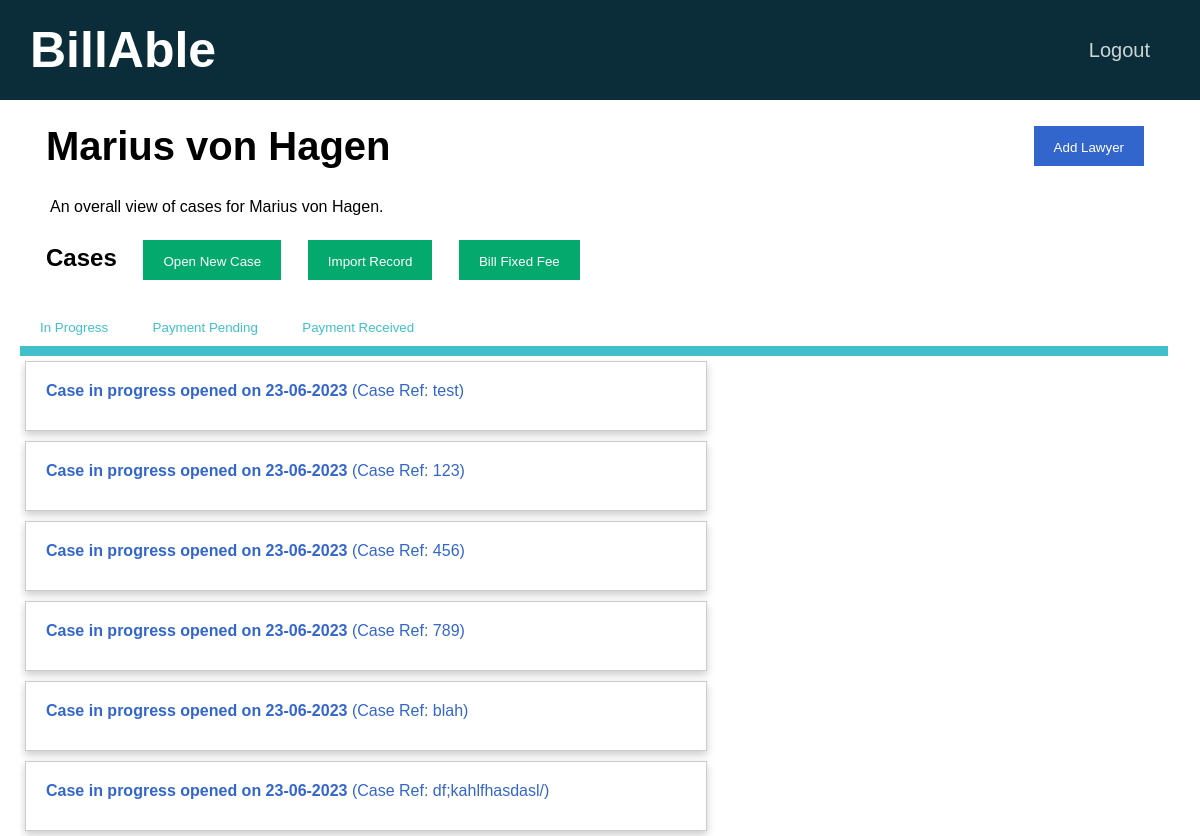
The page /clients/1 (signed in) on the database its author committed.
### tables this page shows
CREATE TABLE clients(id INTEGER PRIMARY KEY AUTOINCREMENT NOT NULL, name TEXT NOT NULL, email TEXT NOT NULL, in_progress INTEGER NOT NULL DEFAULT 0, payment_pending INTEGER NOT NULL DEFAULT 0, payment_received INTEGER NOT NULL DEFAULT 0, firm INTEGER NOT NULL DEFAULT 1);

CREATE TABLE timesheets(id INTEGER PRIMARY KEY AUTOINCREMENT NOT NULL, client_id INTEGER NOT NULL, status INTEGER NOT NULL, created DATETIME NOT NULL, firm INTEGER NOT NULL DEFAULT 1, invoice_generated DATETIME, invoice_paid DATETIME, case_ref_no BLOB NOT NULL, FOREIGN KEY (client_id) REFERENCES clients(id), FOREIGN KEY (status) REFERENCES status_list(id));

### app.py (the view)
@app.route("/clients/<id>", methods=["GET"])
@login_required
def client(id):
    connection = sqlite3.connect("database.db")
    connection.row_factory = sqlite3.Row
    cursor = connection.cursor()
    user_id = session["user_id"]
    user_firm = cursor.execute("SELECT firm FROM users WHERE id = ?", [user_id]).fetchone()["firm"]
    rel = cursor.execute("SELECT * FROM users_clients WHERE user_id = ? AND client_id = ?", [user_id, id]).fetchall()
    if len(rel) != 0:
        client_info = cursor.execute("SELECT * FROM clients WHERE id = ?", [id]).fetchone()
        client = {}
        client["name"] = client_info["name"]
        client["id"] = client_info["id"]
        client["email"] = client_info["email"]
        in_progress_rows = cursor.execute("SELECT * FROM timesheets WHERE client_id = ? AND status = 1", [client_info["id"]]).fetchall()
        in_progress_timesheets = []
        for row in in_progress_rows:
            in_progress_timesheet = {}
            in_progress_timesheet["id"] = row["id"]
            in_progress_timesheet["created"] = row["created"]
            in_progress_timesheet["caseref"] = row["case_ref_no"]
            in_progress_timesheets.append(in_progress_timesheet)
        payment_pending_rows = cursor.execute("SELECT * FROM timesheets WHERE client_id = ? AND status = 2", [client_info["id"]]).fetchall()
        payment_pending_timesheets = []
        for row in payment_pending_rows:
            payment_pending_timesheet = {}
            payment_pending_timesheet["id"] = row["id"]
            payment_pending_timesheet["invoice_generated"] = row["invoice_generated"]
            payment_pending_timesheet["caseref"] = row["case_ref_no"]
            payment_pending_timesheets.append(payment_pending_timesheet)
        payment_received_rows = cursor.execute("SELECT * FROM timesheets WHERE client_id = ? AND status = 3", [client_info["id"]]).fetchall()
        payment_received_timesheets = []
        for row in payment_received_rows:
            payment_received_timesheet = {}
            payment_received_timesheet["id"] = row["id"]
            payment_received_timesheet["invoice_paid"] = row["invoice_paid"]
            payment_received_timesheet["caseref"] = row["case_ref_no"]
            payment_received_timesheets.append(payment_received_timesheet)
        lawyer_rows = cursor.execute("SELECT * FROM users WHERE firm = ?", [user_firm]).fetchall()
        lawyers = []
        for row in lawyer_rows:
            if row["id"] != user_id:
                lawyer = {}
                lawyer["id"] = row["id"]
                lawyer["name"] = row["name"]
                lawyers.append(lawyer)
        fixed_fee_rows = cursor.execute("SELECT * FROM fixed_fees WHERE firm = ?", [user_firm]).fetchall()
        fixed_fees = []
        for row in fixed_fee_rows:
            fixed_fee = {}
            fixed_fee["id"] = row["id"]
            fixed_fee["description"] = row["description"]
            fixed_fee["amount"] = row["amount"]
            fixed_fees.append(fixed_fee)
        connection.close()
        return render_template("client.html", client=client,
                            in_progress_timesheets=in_progress_timesheets,
                            payment_pending_timesheets=payment_pending_timesheets,
                            payment_received_timesheets=payment_received_timesheets,
                            lawyers=lawyers,
                            fixed_fees = fixed_fees)
    else:
        return redirect(url_for("home"))

### helpers.py (called while the page is built)
def login_required(f):
    @wraps(f)
    def decorated_function(*args, **kwargs):
        if session.get("user_id") is None:
            return redirect("/login")
        return f(*args, **kwargs)
    return decorated_function

### templates/client.html (shortened to what this page needs)
{% extends "layout.html" %}
{% block main %}
    <div class="container page-header">
        <b> {{ client["name"] }} </b>
        <span style="float: right;">
            <button type="button" class="option-button primarybtn" id="addNewLawyerModalOpen" style="float: right;">
                Add Lawyer
            </button>
        </span>
    </div>
    <p class="tagline"> An overall view of cases for {{ client["name"] }}. </p>
    <h2 class="container">
        Cases
        <span>
            <button type="button" class="option-button successbtn" id="addNewTimesheetModalOpen" style="margin-left: 20px;">
                Open New Case
            </button>
            <button type="button" class="option-button successbtn" data-bs-toggle="modal" id="importExcelModalOpen">
                Import Record
            </button>
            <button type="button" class="option-button successbtn" id="billFixedFeeModalOpen">
                Bill Fixed Fee
            </button>
        </span>
    </h2>
    <button type="button" id="in-progress" class="option-button tab-button">In Progress</button>
    <button type="button" id="payment-pending" class="option-button tab-button">Payment Pending</button>
    <button type="button" id="payment-received" class="option-button tab-button">Payment Received</button>
    <hr class="tab-bar" id="tab-bar">
    <div id="in-progress-view" class="dashboard">
        {% if in_progress_timesheets %}
            {% for timesheet in in_progress_timesheets %}
                <a href="{{ url_for('timesheet', id=timesheet['id']) }}" class="stretched-link">
                    <div class="invoice-card">
                        <b>Case in progress opened on {{ timesheet["created"] }}</b>
                        (Case Ref: {{ timesheet["caseref"] }})
                    </div>
                </a>
            {% endfor %}
        {% else %}
            <p>There are currently no cases in progress for this client!</p>
        {% endif %}
    </div>
{% endblock %}

### static/styles.css (style rules this page uses)
body { font-family: Arial, Helvetica, sans-serif; margin: 0; overflow-x: hidden; }
button { border: none; }
a { color: #3366cc; text-decoration: none }
.page-header { font-size: 40px; line-height: 40px; }
.tagline { margin-left: 30px; height: 10px; }
.option-button { color: white; padding: 14px 20px; height: 40px; margin-left: 10px; margin-right: 10px; cursor: pointer; }
.tab-button { color: #41c0cb; background-color: white; height: 40px; cursor: pointer; margin: 0px; }
.tab-bar { background-color: #41c0cb; height: 10px; border: none; width: 99%; margin: 0; padding: 0; }
.invoice-card { width: 98%; height: 70px; padding: 20px; margin: 5px; display: inline-block; align-items: center; border: 1px solid #ccc; box-sizing: border-box; box-shadow: 0 4px 8px 0 rgba(0,0,0,0.2); transition: 0.3s; }
.dashboard { float: left; height: 60%; width: 60%; overflow-y: auto; }
.stretched-link { height: 100%; }
.successbtn { background-color: #04AA6D; }
.primarybtn { background-color: #3366cc; }
.container { margin: 10px; padding: 16px; align-items: center; }

### rows shown on the page
clients: name "Marius von Hagen"
timesheets: created "23-06-2023", caseref "test"
timesheets: created "23-06-2023", caseref "123"
timesheets: created "23-06-2023", caseref "456"
timesheets: created "23-06-2023", caseref "789"
timesheets: created "23-06-2023", caseref "blah"
timesheets: created "23-06-2023", caseref "df;kahlfhasdasl/"
